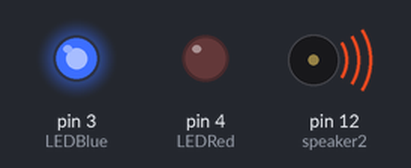
The sketch below on a simulated Arduino Uno, built with avr-gcc and run on an emulated ATmega328P. Shown: output pins drawn as LEDs (lit = HIGH), buzzer (waves = sounding). What the sketch prints to the serial monitor is not drawn.

Above: at 0.04 s.
At 2.73 s:
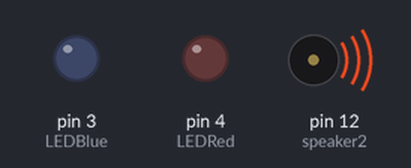
Timing chart, 0 to 3.0 s (numbered marks = the images above):
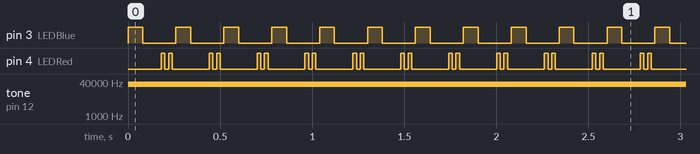

The sketch:

Mosquito_Repellent.ino
```cpp
int speaker1 = 7;
int frequency1 = 31000;
int speaker2 = 12;
int frequency2 = 31000;

int LEDBlue = 3;
int LEDRed = 4;

void setup() {

  Serial.begin(9600);
  Serial.println("Starting Mosquito Repellent");

  pinMode(speaker1, OUTPUT);
  pinMode(speaker2, OUTPUT);
  pinMode(LEDBlue, OUTPUT);
  pinMode(LEDRed, OUTPUT);
}

void loop() {
  tone(speaker1, frequency1, 1000);
  tone(speaker2, frequency2, 1000);
 digitalWrite(LEDBlue, HIGH);
 delay(80);
 digitalWrite(LEDBlue, LOW);
 delay(100);

 digitalWrite(LEDRed, HIGH);
 delay(20);
 digitalWrite(LEDRed, LOW);
 delay(20);

 digitalWrite(LEDRed, HIGH);
 delay(20);
 digitalWrite(LEDRed, LOW);
 delay(20);

}
```

Measured:
- by itself, pin 3 (LEDBlue): alternates HIGH for 0.08 s and LOW for 0.18 s
- by itself, pin 4 (LEDRed): repeats every 0.26 s: LOW 0.02 s, HIGH 0.02 s, LOW 0.20 s, HIGH 0.02 s
- by itself, tone on pin 12 (speaker2): silent → 31000 Hz at 0.00 s
